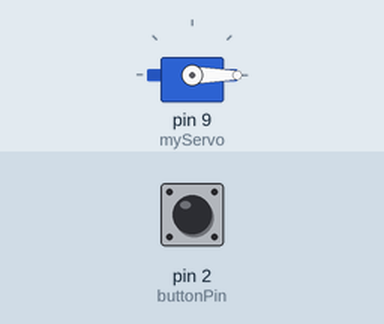
Recording of a sketch running on a simulated Arduino Uno, built with avr-gcc and run on an emulated ATmega328P. On the bench: servo. The inputs (shaded band) are chosen by the test bench; at power-on: pin 2 (buttonPin) HIGH.

Above: at 1.2 s.
1.3 s: pin 2 (buttonPin) pulled LOW for 0.15 s
At 2.1 s:
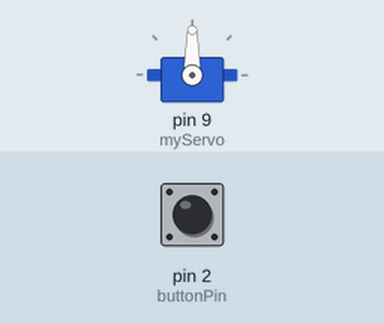
3.8 s: pin 2 (buttonPin) pulled LOW for 3.2 s
At 8.7 s:
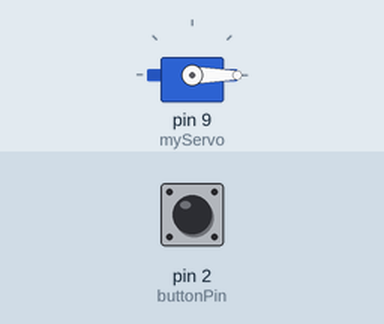
Timing chart, 0 to 10.2 s (numbered marks = the images above; inputs shaded):
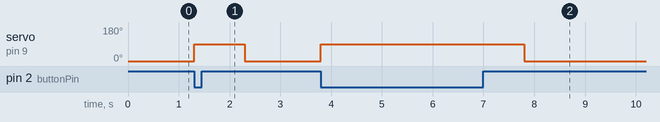

The sketch:

Servo-Motor-Control.ino
```cpp
#include <Servo.h>
Servo myServo;
const int buttonPin = 2;

void setup() {
  pinMode(buttonPin, INPUT_PULLUP);
  myServo.attach(9);
}

void loop() {
  if (digitalRead(buttonPin) == LOW) {
    myServo.write(90);  // Move to 90 degrees
    delay(1000);
  } else {
    myServo.write(0);   // Move back to 0 degrees
  }
}
```

Measured:
- after the input at 1.3 s, servo on pin 9 (myServo): 0° → 90° at once, → 0° 1.0 s later
- after the input at 3.8 s, servo on pin 9 (myServo): 0° → 90° at once, → 0° 4.0 s later
